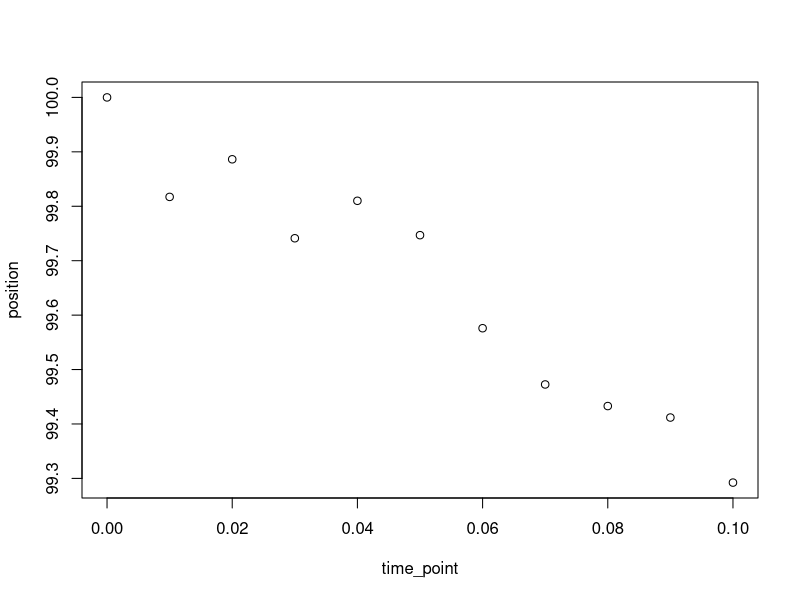

This chart was generated by the following R code:
f=function(number_of_step,variance,initial_position){
   position=c()
   position=c(position,initial_position)
   time_point=seq(0,variance*number_of_step,by=variance) 
   
   random_numbers=rnorm(number_of_step,mean =0,sd=sqrt(variance) )
   a=2
   while(a<=number_of_step+1){
     position[a]=position[a-1]+random_numbers[a-1]
     a=a+1
   }
   all_random_numbers=c(0,random_numbers)
    df=data.frame(time_point,all_random_numbers,position) 
    print(df)
    plot(x=time_point,y=position)
}
f(10,0.01,100)


      